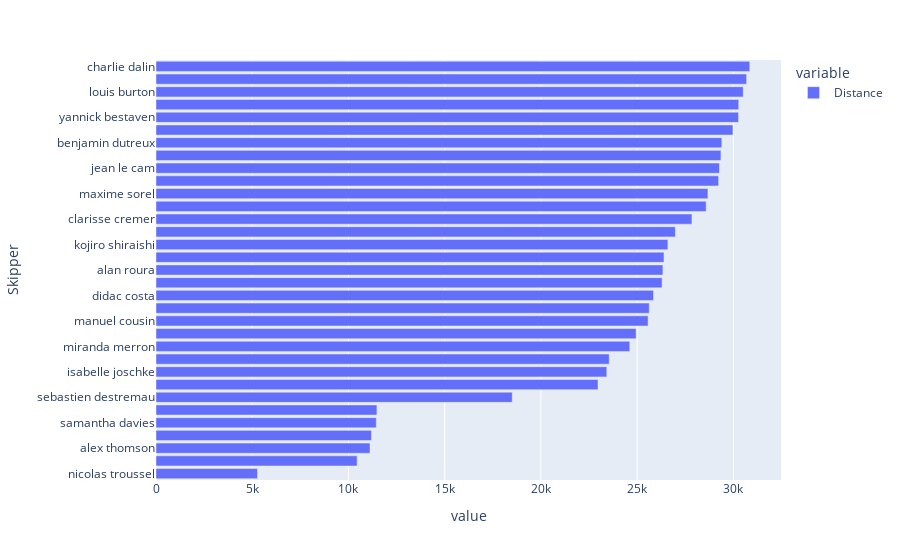

Here is the notebook cell this chart was saved with:
### Markdown cell above
### Distance totale parcourue par Skipper

### Code cell
df_dist_total = df_ranks[[("Depuis le dernier classement", "Distance"),("Skipper",'')]].pivot_table(columns="Skipper", values="Depuis le dernier classement", aggfunc=sum).squeeze().sort_values()
px.bar(df_dist_total, orientation='h', labels={'x':"Distance totale", 'y':"Skipper"}).show()

### Figure 1 — Plotly figure (JSON) as saved in the notebook; plotly's stock layout.template omitted (floating-point values rounded to 4 significant figures)
{"data": [{"alignmentgroup": "True", "hovertemplate": "variable=Distance<br>value=%{x}<br>Skipper=%{y}<extra></extra>", "legendgroup": "Distance", "marker": {"color": "#636efa", "pattern": {"shape": ""}}, "name": "Distance", "offsetgroup": "Distance", "orientation": "h", "showlegend": true, "textposition": "auto", "type": "bar", "x": [5274.0, 10450, 11120.0, 11190.0, 11440.0, 11480.0, 18510.0, 22960.0, 23420.0, 23550.0, 24610.0, 24940.0, 25570.0, 25630.0, 25850.0, 26290.0, 26340.0, 26390.0, 26590.0, 26980.0, 27840.0, 28580.0, 28680.0, 29230.0, 29270.0, 29350.0, 29400.0, 29980.0, 30270.0, 30270.0, 30510.0, 30690.0, 30850.0], "xaxis": "x", "y": ["nicolas troussel", "kevin escoffier", "alex thomson", "fabrice amedeo", "samantha davies", "sebastien simon", "sebastien destremau", "alexia barrier", "isabelle joschke", "ari huusela", "miranda merron", "clement giraud", "manuel cousin", "pip hare", "didac costa", "arnaud boissieres", "alan roura", "stephane le diraison", "kojiro shiraishi", "romain attanasio", "clarisse cremer", "jeremie beyou", "maxime sorel", "armel tripon", "jean le cam", "damien seguin", "benjamin dutreux", "giancarlo pedote", "yannick bestaven", "boris herrmann", "louis burton", "thomas ruyant", "charlie dalin"], "yaxis": "y"}], "layout": {"barmode": "relative", "legend": {"title": {"text": "variable"}, "tracegroupgap": 0}, "margin": {"t": 60}, "xaxis": {"anchor": "y", "domain": [0, 1], "title": {"text": "value"}}, "yaxis": {"anchor": "x", "domain": [0, 1], "title": {"text": "Skipper"}}}}
